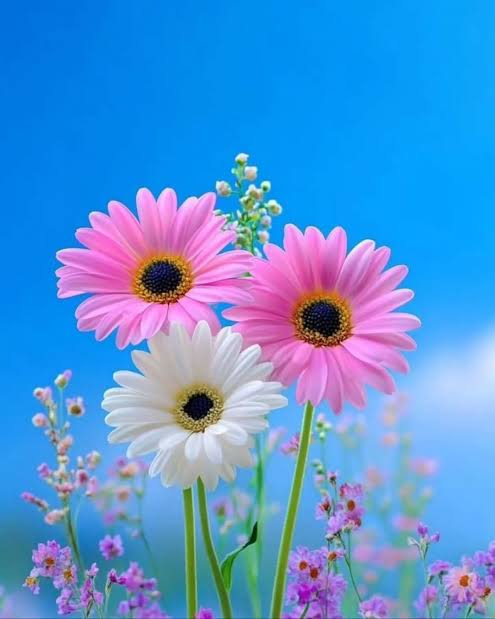
#> input picture sample.jpg, 495 x 619 px
$ python QUESTION11.py
#> lines starting #> are read from the running program, lines starting #| are printed output that depends on the picture
from PIL import Image
import matplotlib.pyplot as plt

# Get image from file
original = Image.open("sample.jpg")
#> original is the input picture: PIL image 495x619 RGB; mean R, G, B 84.3, 147.8, 214.2
image = original.copy()

while True:

    print("\n===== IMAGE TRANSFORMATION TOOLBOX =====")
    print("1. Rotate")
    print("2. Resize")
    print("3. Flip")
    print("4. Shear")
    print("5. Custom Matrix")
    print("6. Reset")
    print("7. Exit")

    choice = input("Enter your choice: ")
#> the answer given: 1

    # ---------------- ROTATE ----------------
    if choice == "1":

        angle = float(input("Enter angle: "))
#> the answer given: 3

        image = image.rotate(angle, expand=True)
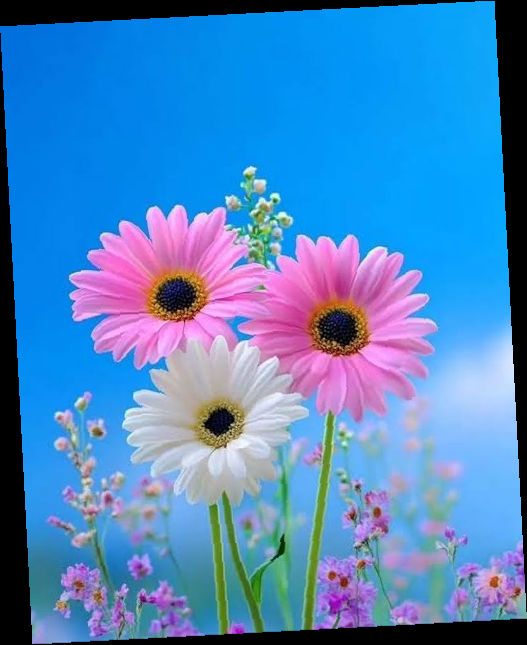
#> image: PIL image 527x645 RGB; mean R, G, B 76, 133.2, 193.1
#> the answer given: 1
#> the answer given: 3
#> the answer given: 1
#> the answer given: 3
#> (the run stopped early here; a loop or call above may not have finished)
